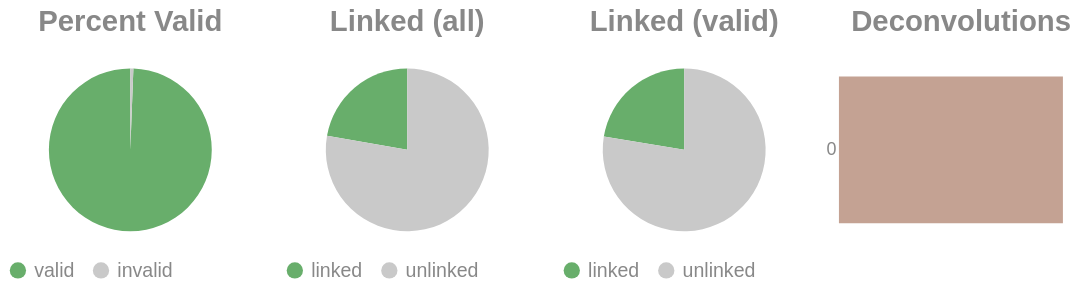

Notebook source saved alongside this figure:
### Code cell
if SKIPLR:
    pass
else:
    clash = Counter()
    for i in valids['molecule'].to_list():
        _mol = i.split("-")
        if len(_mol) == 1:
            clash.update('0')
        else:
            clash.update(_mol[-1])

    _d = {"deconvolutions": [], 'count': []}
    for k,v in clash.items():
        _d['deconvolutions'].append(k)
        _d['count'].append(v)

    tot_valid = valids['reads'].sum()
    mask = valids['reads'] >= 2
    n_linked_reads = valids.filter(mask)['reads'].sum()
    if n_linked_reads == 0:
        print_html("No linked molecules (>=2 reads) were detected; skipping linked-only distributions.")
        SKIPLR = True
    else:
        perc_valid = round(tot_valid / n_reads, 4)
        linked_perc_abs = round(n_linked_reads / n_reads, 4)
        linked_perc = round(n_linked_reads / tot_valid, 4)

    _valid = pl.DataFrame({"valids": ['valid', 'invalid'], "count": [tot_valid, n_reads - tot_valid]})
    _linked_abs = pl.DataFrame({"linked (absolute)": ['linked', 'unlinked'], "count": [n_linked_reads, n_reads - n_linked_reads]})
    _linked_rel = pl.DataFrame({"linked (valids)": ['linked', 'unlinked'], "count": [n_linked_reads, tot_valid - n_linked_reads]})

    (
        alt.hconcat(
            piechart(_valid, goodval = 'valid', title = "Percent Valid"),
            piechart(_linked_abs, goodval = "linked", title =  "Linked (all)"),
            piechart(_linked_rel, goodval = "linked", title =  "Linked (valid)"),
            convolutionbar(pl.DataFrame(_d), title = "Deconvolutions"),
            center = True,
            bounds = 'flush'
        )
        .resolve_scale(color='independent')
        .resolve_legend('independent')
        .properties(usermeta={'embedOptions': {"actions": False}})
    ).display()

### Figure 1 — Vega-Lite specification as saved in the notebook (floating-point values rounded to 4 significant figures)
{"width": "container", "height": 400, "config": {"title": {"anchor": "start", "dy": -15, "fontSize": 18, "color": "#888888", "subtitleColor": "#888888", "subtitleFontSize": 14}, "arc": {"fill": "#0072B2"}, "axis": {"domainColor": "#888888", "domainWidth": 0.5, "gridWidth": 0.2, "grid": false, "titleFontWeight": 400, "titleFontSize": 15, "labelFontSize": 11, "labelColor": "#888888", "tickColor": "#888888", "tickWidth": 0.2, "titleColor": "#888888"}, "axisBand": {"grid": false}, "axisX": {"grid": true, "tickSize": 10, "domainCap": "round"}, "axisY": {"domain": false, "grid": true, "tickSize": 0, "domainCap": "round"}, "background": "transparent", "header": {"labelFontSize": 15, "labelColor": "#888888", "titleFontSize": 15, "titleFontWeight": 600, "titleColor": "#888888"}, "legend": {"labelFont": "sans-serif", "labelFontSize": 12, "labelColor": "#888888", "symbolSize": 100, "symbolType": "circle", "titleFontSize": 12, "titlePadding": 10, "titleColor": "#888888", "title": null}, "range": {"category": ["#E69F00", "#56B4E9", "#009E73", "#F0E442", "#0072B2", "#D55E00", "#CC79A7", "#000000"], "diverging": ["#cfe8f3", "#a2d4ec", "#73bfe2", "#46abdb", "#1696d2", "#12719e"]}, "area": {"fill": "#0072B2", "fillOpacity": 0.7, "line": true, "strokeOpacity": 0.7}, "line": {"color": "#0072B2", "stroke": "#0072B2", "strokeWidth": 2}, "trail": {"color": "#0072B2", "stroke": "#0072B2", "strokeWidth": 0, "size": 1}, "point": {"filled": true, "fillOpacity": 1.0, "size": 95}, "text": {"color": "#888888", "fontSize": 11, "align": "right", "fontWeight": 400, "size": 11}, "bar": {"fill": "#0072B2", "stroke": null}, "view": {"stroke": null, "continuousWidth": 660, "continuousHeight": 400}}, "hconcat": [{"data": {"name": "data-2aa785111de7a3c0761f7f3c584ef560"}, "mark": {"type": "arc"}, "encoding": {"color": {"field": "valids", "legend": {"orient": "bottom", "title": null}, "scale": {"domain": ["valid", "invalid"], "range": ["#68ae6b", "#C9C9C9"]}, "title": "Valids", "type": "nominal"}, "theta": {"field": "count", "type": "quantitative"}, "tooltip": [{"field": "valids", "title": "Valids", "type": "ordinal"}, {"field": "percent", "format": ".2%", "title": "Percent", "type": "quantitative"}, {"field": "count", "title": "Count", "type": "quantitative"}]}, "height": 100, "title": {"text": "Percent Valid", "align": "center", "anchor": "middle"}, "transform": [{"calculate": "datum.count / 10545252", "as": "percent"}], "width": 150}, {"data": {"name": "data-09877e81999d29dd10690b539f9d0036"}, "mark": {"type": "arc"}, "encoding": {"color": {"field": "linked (absolute)", "legend": {"orient": "bottom", "title": null}, "scale": {"domain": ["linked", "unlinked"], "range": ["#68ae6b", "#C9C9C9"]}, "title": "Linked (Absolute)", "type": "nominal"}, "theta": {"field": "count", "type": "quantitative"}, "tooltip": [{"field": "linked (absolute)", "title": "Linked (Absolute)", "type": "ordinal"}, {"field": "percent", "format": ".2%", "title": "Percent", "type": "quantitative"}, {"field": "count", "title": "Count", "type": "quantitative"}]}, "height": 100, "title": {"text": "Linked (all)", "align": "center", "anchor": "middle"}, "transform": [{"calculate": "datum.count / 10545252", "as": "percent"}], "width": 150}, {"data": {"name": "data-4a3a71f346cee527edf2e58807920b57"}, "mark": {"type": "arc"}, "encoding": {"color": {"field": "linked (valids)", "legend": {"orient": "bottom", "title": null}, "scale": {"domain": ["linked", "unlinked"], "range": ["#68ae6b", "#C9C9C9"]}, "title": "Linked (Valids)", "type": "nominal"}, "theta": {"field": "count", "type": "quantitative"}, "tooltip": [{"field": "linked (valids)", "title": "Linked (Valids)", "type": "ordinal"}, {"field": "percent", "format": ".2%", "title": "Percent", "type": "quantitative"}, {"field": "count", "title": "Count", "type": "quantitative"}]}, "height": 100, "title": {"text": "Linked (valid)", "align": "center", "anchor": "middle"}, "transform": [{"calculate": "datum.count / 10481915", "as": "percent"}], "width": 150}, {"data": {"name": "data-a3f4fd68a8a95f9712f4aec4b2f2c518"}, "mark": {"type": "bar"}, "encoding": {"color": {"field": "deconvolutions", "legend": null, "scale": {"scheme": "lightgreyred"}, "type": "nominal"}, "tooltip": [{"field": "deconvolutions", "title": "Deconvolutions", "type": "ordinal"}, {"field": "percent", "format": ".2%", "title": "Percent", "type": "quantitative"}, {"field": "count", "title": "Count", "type": "quantitative"}], "x": {"axis": null, "field": "count", "type": "quantitative"}, "y": {"field": "deconvolutions", "sort": "ascending", "title": null, "type": "nominal"}}, "height": 100, "title": {"text": "Deconvolutions", "align": "center", "anchor": "middle"}, "transform": [{"calculate": "datum.count / 9166411", "as": "percent"}], "width": 150}], "bounds": "flush", "center": true, "resolve": {"legend": {"angle": "independent"}, "scale": {"color": "independent"}}, "usermeta": {"embedOptions": {"actions": false}}, "$schema": "https://vega.github.io/schema/vega-lite/v6.1.0.json", "datasets": {"data-2aa785111de7a3c0761f7f3c584ef560": [{"valids": "valid", "count": 10481915}, {"valids": "invalid", "count": 63337}], "data-09877e81999d29dd10690b539f9d0036": [{"linked (absolute)": "linked", "count": 2345668}, {"linked (absolute)": "unlinked", "count": 8199584}], "data-4a3a71f346cee527edf2e58807920b57": [{"linked (valids)": "linked", "count": 2345668}, {"linked (valids)": "unlinked", "count": 8136247}], "data-a3f4fd68a8a95f9712f4aec4b2f2c518": [{"deconvolutions": "0", "count": 9166411}]}}
